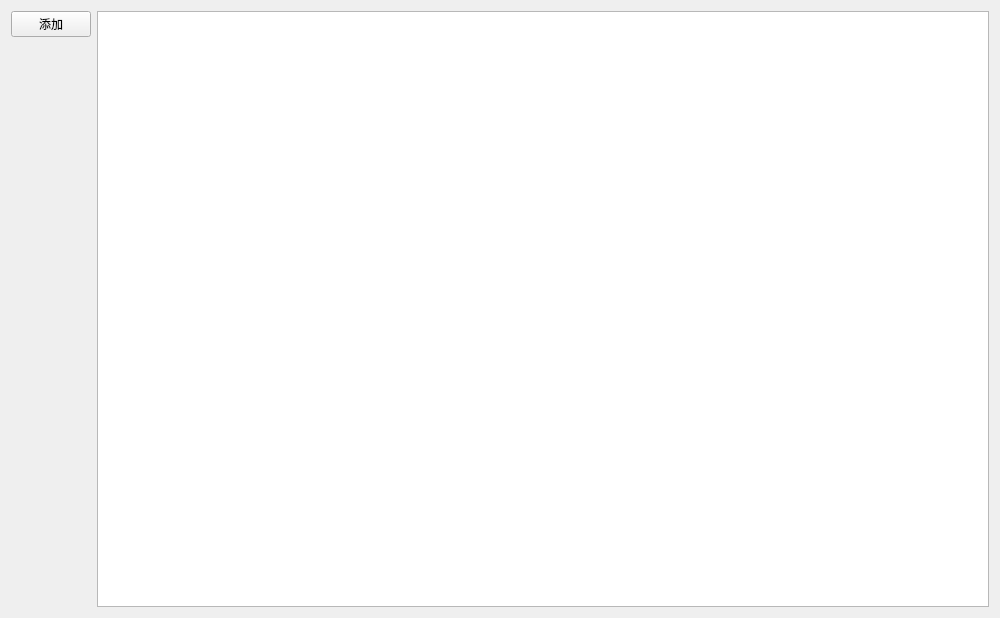
<?xml version="1.0" encoding="UTF-8"?>
<ui version="4.0">
 <class>GamePathManager</class>
 <widget class="QWidget" name="GamePathManager">
  <property name="geometry">
   <rect>
    <x>0</x>
    <y>0</y>
    <width>1000</width>
    <height>618</height>
   </rect>
  </property>
  <property name="windowTitle">
   <string>游戏路径管理</string>
  </property>
  <layout class="QGridLayout" name="gridLayout">
   <item row="0" column="0">
    <widget class="QPushButton" name="pb_add">
     <property name="text">
      <string>添加</string>
     </property>
    </widget>
   </item>
   <item row="1" column="0">
    <spacer name="verticalSpacer">
     <property name="orientation">
      <enum>Qt::Vertical</enum>
     </property>
     <property name="sizeHint" stdset="0">
      <size>
       <width>20</width>
       <height>40</height>
      </size>
     </property>
    </spacer>
   </item>
   <item row="0" column="1" rowspan="2">
    <widget class="BaseListWidget" name="lw_path"/>
   </item>
  </layout>
 </widget>
 <customwidgets>
  <customwidget>
   <class>BaseListWidget</class>
   <extends>QListWidget</extends>
   <header>QtBase.baselistwidget</header>
  </customwidget>
 </customwidgets>
 <resources/>
 <connections/>
</ui>
